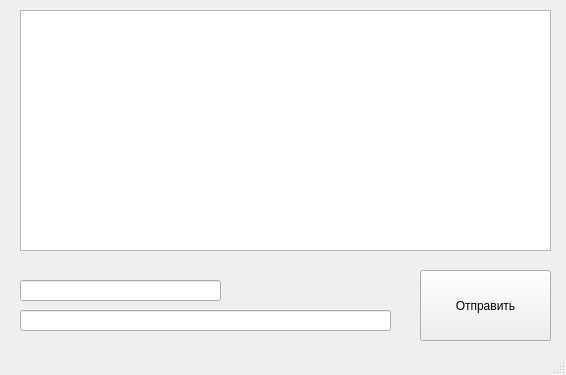
<?xml version="1.0" encoding="UTF-8"?>
<ui version="4.0">
 <class>MainWindow</class>
 <widget class="QMainWindow" name="MainWindow">
  <property name="geometry">
   <rect>
    <x>0</x>
    <y>0</y>
    <width>566</width>
    <height>375</height>
   </rect>
  </property>
  <property name="windowTitle">
   <string>PYQT_Client</string>
  </property>
  <widget class="QWidget" name="centralwidget">
   <widget class="QPushButton" name="pushButton">
    <property name="geometry">
     <rect>
      <x>420</x>
      <y>270</y>
      <width>131</width>
      <height>71</height>
     </rect>
    </property>
    <property name="text">
     <string>Отправить</string>
    </property>
   </widget>
   <widget class="QLineEdit" name="lineEdit">
    <property name="geometry">
     <rect>
      <x>20</x>
      <y>280</y>
      <width>201</width>
      <height>21</height>
     </rect>
    </property>
   </widget>
   <widget class="QLineEdit" name="lineEdit_2">
    <property name="geometry">
     <rect>
      <x>20</x>
      <y>310</y>
      <width>371</width>
      <height>21</height>
     </rect>
    </property>
   </widget>
   <widget class="QListWidget" name="listWidget">
    <property name="geometry">
     <rect>
      <x>20</x>
      <y>10</y>
      <width>531</width>
      <height>241</height>
     </rect>
    </property>
   </widget>
  </widget>
  <widget class="QStatusBar" name="statusbar"/>
 </widget>
 <resources/>
 <connections/>
</ui>
